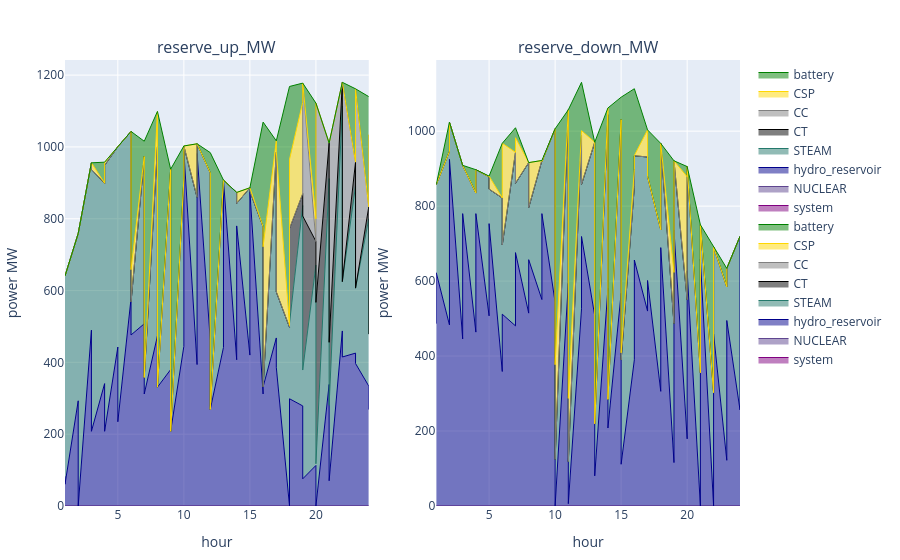

Source (notebook cell):
### Code cell
if !dissagregate_by_battery
    p2 = plot_reserve(reserve_uc)
else
    p1 = plot_reserve_by_fieldy(s_uc.reserve[(s_uc.reserve.configuration .== config_) .&  (s_uc.reserve.day .== day_) .&  (s_uc.reserve.resource .== "battery"),:], :reserve_up_MW, :r_id)
    p2 = plot_reserve_by_fieldy(s_uc.reserve[(s_uc.reserve.configuration .== config_) .&  (s_uc.reserve.day .== day_) .&  (s_uc.reserve.resource .== "battery"),:], :reserve_down_MW, :r_id)
    [p1 p2]
end

### Figure 1 — Plotly figure (JSON) as saved in the notebook; plotly's stock layout.template omitted (floating-point values rounded to 4 significant figures)
{"data": [{"line": {"color": "purple", "shape": "line", "width": 1}, "mode": "lines", "name": "system", "stackgroup": 1, "type": "scatter", "x": [1, 2, 3, 4, 5, 6, 7, 8, 9, 10, 11, 12, 13, 14, 15, 16, 17, 18, 19, 20, 21, 22, 23, 24, 1, 2, 3, 4, 5, 6, 7, 8, 9, 10, 11, 12, 13, 14, 15, 16, 17, 18, 19, 20, 21, 22, 23, 24], "xaxis": "x1", "y": [null, null, null, null, null, null, null, null, null, null, null, null, null, null, null, null, null, null, null, null, null, null, null, null, null, null, null, null, null, null, null, null, null, null, null, null, null, null, null, null, null, null, null, null, null, null, null, null], "yaxis": "y1"}, {"line": {"color": "rgba(95, 70, 144, 1)", "shape": "line", "width": 1}, "mode": "lines", "name": "NUCLEAR", "stackgroup": 1, "type": "scatter", "x": [1, 2, 3, 4, 5, 6, 7, 8, 9, 10, 11, 12, 13, 14, 15, 16, 17, 18, 19, 20, 21, 22, 23, 24, 1, 2, 3, 4, 5, 6, 7, 8, 9, 10, 11, 12, 13, 14, 15, 16, 17, 18, 19, 20, 21, 22, 23, 24], "xaxis": "x1", "y": [0, 0, 0, 0, 0, 0, 0, 0, 0, 0, 0, 0, 0, 0, 0, 0, 0, 0, 0, 0, 0, 0, 0, 0, 0, 0, 0, 0, 0, 0, 0, 0, 0, 0, 0, 0, 0, 0, 0, 0, 0, 0, 0, 0, 0, 0, 0, 0], "yaxis": "y1"}, {"line": {"color": "darkblue", "shape": "line", "width": 1}, "mode": "lines", "name": "hydro_reservoir", "stackgroup": 1, "type": "scatter", "x": [1, 2, 3, 4, 5, 6, 7, 8, 9, 10, 11, 12, 13, 14, 15, 16, 17, 18, 19, 20, 21, 22, 23, 24, 1, 2, 3, 4, 5, 6, 7, 8, 9, 10, 11, 12, 13, 14, 15, 16, 17, 18, 19, 20, 21, 22, 23, 24], "xaxis": "x1", "y": [82.61, 293.0, 489.7, 340.9, 442.6, 577.1, 507.5, 473.5, 380.0, 444.7, 393.9, 461.9, 441.6, 407.2, 420.3, 312, 468, 0, 278.7, 112.9, 338.4, 487.5, 425.8, 334.1, 60.61, 0, 208, 208, 234.6, 476.3, 312, 330.9, 208, 988, 981.8, 269.0, 907.6, 780, 876.6, 331.7, 386.4, 298.7, 75.71, 0, 70.34, 415.0, 396.8, 268.7], "yaxis": "y1"}, {"line": {"color": "rgba(36, 121, 108, 1)", "shape": "line", "width": 1}, "mode": "lines", "name": "STEAM", "stackgroup": 1, "type": "scatter", "x": [1, 2, 3, 4, 5, 6, 7, 8, 9, 10, 11, 12, 13, 14, 15, 16, 17, 18, 19, 20, 21, 22, 23, 24, 1, 2, 3, 4, 5, 6, 7, 8, 9, 10, 11, 12, 13, 14, 15, 16, 17, 18, 19, 20, 21, 22, 23, 24], "xaxis": "x1", "y": [558.0, 466.0, 466.0, 558.0, 558.0, 466.0, 466.0, 527.4, 558.0, 466.0, 466.0, 466.0, 466.0, 466.0, 466.0, 466.0, 517.9, 497.9, 558.0, 558.0, 573.4, 626.5, 466.0, 466.0, 580.0, 759.0, 729.2, 740.8, 766.0, 92.0, 46.0, 0, 0, 14.63, 26.91, 0, 0, 62.55, 0, 0, 210, 210, 303, 117.6, 210, 210, 210, 210], "yaxis": "y1"}, {"line": {"color": "black", "shape": "line", "width": 1}, "mode": "lines", "name": "CT", "stackgroup": 1, "type": "scatter", "x": [1, 2, 3, 4, 5, 6, 7, 8, 9, 10, 11, 12, 13, 14, 15, 16, 17, 18, 19, 20, 21, 22, 23, 24, 1, 2, 3, 4, 5, 6, 7, 8, 9, 10, 11, 12, 13, 14, 15, 16, 17, 18, 19, 20, 21, 22, 23, 24], "xaxis": "x1", "y": [0, 0, 0, 0, 0, 0, 0, 0, 0, 0, 0, 0, 0, 0, 0, 0, 0, 0, 33, 66, 99, 66, 66, 33, 0, 0, 0, 0, 0, 0, 0, 0, 0, 0, 0, 0, 0, 0, 0, 0, 0, 264, 429, 449.5, 175.5, 0, 0, 0], "yaxis": "y1"}, {"line": {"color": "grey", "shape": "line", "width": 1}, "mode": "lines", "name": "CC", "stackgroup": 1, "type": "scatter", "x": [1, 2, 3, 4, 5, 6, 7, 8, 9, 10, 11, 12, 13, 14, 15, 16, 17, 18, 19, 20, 21, 22, 23, 24, 1, 2, 3, 4, 5, 6, 7, 8, 9, 10, 11, 12, 13, 14, 15, 16, 17, 18, 19, 20, 21, 22, 23, 24], "xaxis": "x1", "y": [0, 0, 0, 0, 0, 0, 0, 0, 0, 0, 0, 0, 0, 0, 0, 0, 0, 0, 0, 0, 0, 0, 0, 0, 0, 0, 0, 0, 0, 0, 0, 0, 0, 0, 0, 0, 0, 0, 0, 0, 0, 0, 370.0, 555.0, 555.0, 555.0, 555.0, 555.0], "yaxis": "y1"}, {"line": {"color": "gold", "shape": "line", "width": 1}, "mode": "lines", "name": "CSP", "stackgroup": 1, "type": "scatter", "x": [1, 2, 3, 4, 5, 6, 7, 8, 9, 10, 11, 12, 13, 14, 15, 16, 17, 18, 19, 20, 21, 22, 23, 24, 1, 2, 3, 4, 5, 6, 7, 8, 9, 10, 11, 12, 13, 14, 15, 16, 17, 18, 19, 20, 21, 22, 23, 24], "xaxis": "x1", "y": [0, 0, 0, 0, 0, 0, 0, 97.91, 0, 0, 148.8, 0, 0, 0, 0, 0, 31.09, 4.695, 254.6, 62.86, 0, 0, 0, 0, 0, 0, 18.53, 8.729, 0, 90.01, 0, 0, 0, 0, 0, 0, 0, 30.7, 9.687, 390.3, 391, 192.5, 0, 0, 0, 0, 0, 0.5935], "yaxis": "y1"}, {"line": {"color": "green", "shape": "line", "width": 1}, "mode": "lines", "name": "battery", "stackgroup": 1, "type": "scatter", "x": [1, 2, 3, 4, 5, 6, 7, 8, 9, 10, 11, 12, 13, 14, 15, 16, 17, 18, 19, 20, 21, 22, 23, 24, 1, 2, 3, 4, 5, 6, 7, 8, 9, 10, 11, 12, 13, 14, 15, 16, 17, 18, 19, 20, 21, 22, 23, 24], "xaxis": "x1", "y": [0, 0, 0, 58.63, 0, 0, 42.41, 0, 0, 91.98, 0, 56.25, 0, 0, 0, 291.2, 0, 665.8, 53.33, 322.3, 0, 0, 204.0, 307.0, 0, 0, 0, 0, 0, 384.8, 657.9, 767.9, 730.0, 0, 0, 715.1, 0, 0, 0, 347.1, 29.58, 203.2, 0, 0, 0, 0, 0, 105.9], "yaxis": "y1"}, {"line": {"color": "purple", "shape": "line", "width": 1}, "mode": "lines", "name": "system", "stackgroup": 1, "type": "scatter", "x": [1, 2, 3, 4, 5, 6, 7, 8, 9, 10, 11, 12, 13, 14, 15, 16, 17, 18, 19, 20, 21, 22, 23, 24, 1, 2, 3, 4, 5, 6, 7, 8, 9, 10, 11, 12, 13, 14, 15, 16, 17, 18, 19, 20, 21, 22, 23, 24], "xaxis": "x2", "y": [null, null, null, null, null, null, null, null, null, null, null, null, null, null, null, null, null, null, null, null, null, null, null, null, null, null, null, null, null, null, null, null, null, null, null, null, null, null, null, null, null, null, null, null, null, null, null, null], "yaxis": "y2"}, {"line": {"color": "rgba(95, 70, 144, 1)", "shape": "line", "width": 1}, "mode": "lines", "name": "NUCLEAR", "stackgroup": 1, "type": "scatter", "x": [1, 2, 3, 4, 5, 6, 7, 8, 9, 10, 11, 12, 13, 14, 15, 16, 17, 18, 19, 20, 21, 22, 23, 24, 1, 2, 3, 4, 5, 6, 7, 8, 9, 10, 11, 12, 13, 14, 15, 16, 17, 18, 19, 20, 21, 22, 23, 24], "xaxis": "x2", "y": [0, 0, 0, 0, 0, 0, 0, 0, 0, 0, 0, 0, 0, 0, 0, 0, 0, 0, 0, 0, 0, 0, 0, 0, 0, 0, 0, 0, 0, 0, 0, 0, 0, 0, 0, 0, 0, 0, 0, 0, 0, 0, 0, 0, 0, 0, 0, 0], "yaxis": "y2"}, {"line": {"color": "darkblue", "shape": "line", "width": 1}, "mode": "lines", "name": "hydro_reservoir", "stackgroup": 1, "type": "scatter", "x": [1, 2, 3, 4, 5, 6, 7, 8, 9, 10, 11, 12, 13, 14, 15, 16, 17, 18, 19, 20, 21, 22, 23, 24, 1, 2, 3, 4, 5, 6, 7, 8, 9, 10, 11, 12, 13, 14, 15, 16, 17, 18, 19, 20, 21, 22, 23, 24], "xaxis": "x2", "y": [486.5, 483.1, 445.8, 463.9, 507.3, 358.9, 480.5, 514.5, 550.8, 543.3, 594.1, 526.1, 507.5, 580.8, 567.7, 390.0, 520, 305.9, 115.9, 179.2, 0, 0, 121.9, 256.3, 622.3, 924.8, 780, 780, 753.4, 511.7, 676, 657.1, 780, 0, 6.186, 719.0, 80.39, 208, 111.4, 656.3, 601.6, 689.3, 735.9, 627.2, 658.4, 458.9, 494.9, 719.3], "yaxis": "y2"}, {"line": {"color": "rgba(36, 121, 108, 1)", "shape": "line", "width": 1}, "mode": "lines", "name": "STEAM", "stackgroup": 1, "type": "scatter", "x": [1, 2, 3, 4, 5, 6, 7, 8, 9, 10, 11, 12, 13, 14, 15, 16, 17, 18, 19, 20, 21, 22, 23, 24, 1, 2, 3, 4, 5, 6, 7, 8, 9, 10, 11, 12, 13, 14, 15, 16, 17, 18, 19, 20, 21, 22, 23, 24], "xaxis": "x2", "y": [371.0, 463.0, 463.0, 371.0, 371.0, 463.0, 463.0, 401.6, 371.0, 463.0, 463.0, 463.0, 463.0, 463.0, 463.0, 463.0, 411.1, 431.1, 371.0, 371.0, 355.6, 302.5, 463.0, 463.0, 235.2, 99.04, 128.8, 117.2, 92.0, 185.0, 185.0, 139.0, 139.0, 124.4, 112.1, 139.0, 139.0, 76.45, 278.0, 278.0, 278.0, 278.0, 185.0, 278.4, 92.0, 232.0, 139.0, 0], "yaxis": "y2"}, {"line": {"color": "black", "shape": "line", "width": 1}, "mode": "lines", "name": "CT", "stackgroup": 1, "type": "scatter", "x": [1, 2, 3, 4, 5, 6, 7, 8, 9, 10, 11, 12, 13, 14, 15, 16, 17, 18, 19, 20, 21, 22, 23, 24, 1, 2, 3, 4, 5, 6, 7, 8, 9, 10, 11, 12, 13, 14, 15, 16, 17, 18, 19, 20, 21, 22, 23, 24], "xaxis": "x2", "y": [0, 0, 0, 0, 0, 0, 0, 0, 0, 0, 0, 0, 0, 0, 0, 0, 0, 0, 0, 0, 0, 0, 0, 0, 0, 0, 0, 0, 0, 0, 0, 0, 0, 0, 0, 0, 0, 0, 0, 0, 0, 0, 0, 0, 0, 0, 0, 0], "yaxis": "y2"}, {"line": {"color": "grey", "shape": "line", "width": 1}, "mode": "lines", "name": "CC", "stackgroup": 1, "type": "scatter", "x": [1, 2, 3, 4, 5, 6, 7, 8, 9, 10, 11, 12, 13, 14, 15, 16, 17, 18, 19, 20, 21, 22, 23, 24, 1, 2, 3, 4, 5, 6, 7, 8, 9, 10, 11, 12, 13, 14, 15, 16, 17, 18, 19, 20, 21, 22, 23, 24], "xaxis": "x2", "y": [0, 0, 0, 0, 0, 0, 0, 0, 0, 0, 0, 0, 0, 0, 0, 0, 0, 0, 0, 0, 0, 0, 0, 0, 0, 0, 0, 0, 0, 0, 0, 0, 0, 0, 0, 0, 0, 0, 0, 0, 0, 0, 0, 0, 0, 0, 0, 0], "yaxis": "y2"}, {"line": {"color": "gold", "shape": "line", "width": 1}, "mode": "lines", "name": "CSP", "stackgroup": 1, "type": "scatter", "x": [1, 2, 3, 4, 5, 6, 7, 8, 9, 10, 11, 12, 13, 14, 15, 16, 17, 18, 19, 20, 21, 22, 23, 24, 1, 2, 3, 4, 5, 6, 7, 8, 9, 10, 11, 12, 13, 14, 15, 16, 17, 18, 19, 20, 21, 22, 23, 24], "xaxis": "x2", "y": [0, 0, 0, 0, 0, 0, 0, 0, 0, 0, 0, 0, 0, 18.17, 0, 45.11, 72.22, 0, 136.4, 328.1, 0, 0, 0, 0, 0, 0, 0, 0, 34.78, 271.0, 121.5, 120.0, 0, 252.6, 168.8, 143.4, 0, 0, 19.33, 0.6664, 0, 0, 0, 0, 0, 0, 0, 0], "yaxis": "y2"}, {"line": {"color": "green", "shape": "line", "width": 1}, "mode": "lines", "name": "battery", "stackgroup": 1, "type": "scatter", "x": [1, 2, 3, 4, 5, 6, 7, 8, 9, 10, 11, 12, 13, 14, 15, 16, 17, 18, 19, 20, 21, 22, 23, 24, 1, 2, 3, 4, 5, 6, 7, 8, 9, 10, 11, 12, 13, 14, 15, 16, 17, 18, 19, 20, 21, 22, 23, 24], "xaxis": "x2", "y": [0, 77.81, 0, 62.29, 1.836, 145.8, 65.57, 0, 0, 0, 0, 141.3, 0, 0, 59.97, 215.1, 0, 230.4, 297.7, 27.31, 394.8, 388.4, 48.98, 0, 0, 0, 0, 0, 0, 0, 26.62, 0, 2.785, 629.3, 770, 129.0, 751.1, 777.5, 682.0, 178.3, 123.7, 0, 0, 0, 0, 0, 0, 0], "yaxis": "y2"}], "layout": {"annotations": [{"font": {"size": 16}, "showarrow": false, "text": "reserve_up_MW", "x": 0.225, "xanchor": "center", "xref": "paper", "y": 1, "yanchor": "bottom", "yref": "paper"}, {"font": {"size": 16}, "showarrow": false, "text": "reserve_down_MW", "x": 0.775, "xanchor": "center", "xref": "paper", "y": 1, "yanchor": "bottom", "yref": "paper"}], "margin": {"b": 50, "l": 50, "r": 50, "t": 60}, "xaxis1": {"anchor": "y1", "domain": [0, 0.45], "title": {"text": "hour"}}, "xaxis2": {"anchor": "y2", "domain": [0.55, 1], "title": {"text": "hour"}}, "yaxis1": {"anchor": "x1", "domain": [0, 1], "title": {"text": "power MW"}}, "yaxis2": {"anchor": "x2", "domain": [0, 1], "title": {"text": "power MW"}}}}
